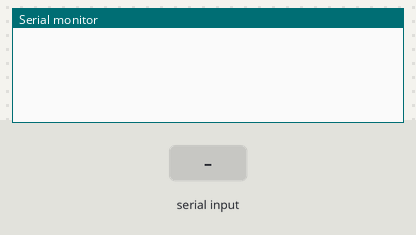
Bench run of a sketch on a simulated Arduino Uno, built with avr-gcc and run on an emulated ATmega328P. On the bench: the last lines printed to the serial monitor. The inputs (shaded band) are chosen by the test bench.

Above: at 1.2 s.
1.3 s: "init\n" received over Serial
At 2.5 s:
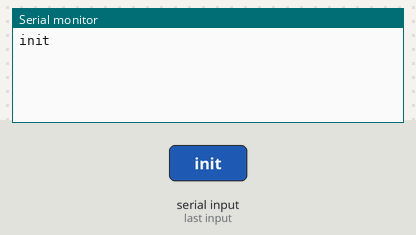
2.8 s: "send\n" received over Serial
At 3.7 s:
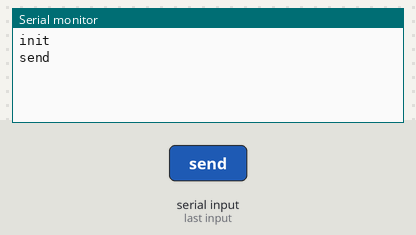
4.3 s: "data\n" received over Serial
At 4.8 s:
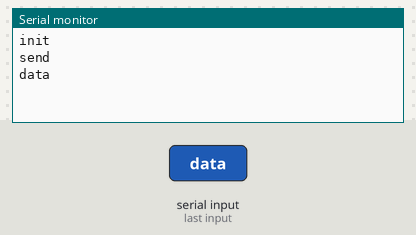
5.8 s: "reboot\n" received over Serial
At 7.0 s:
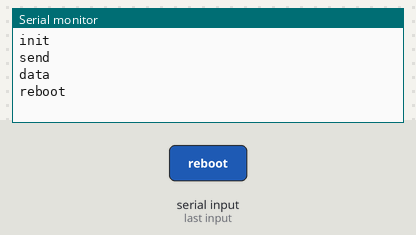
7.3 s: "1\n" received over Serial
At 8.3 s:
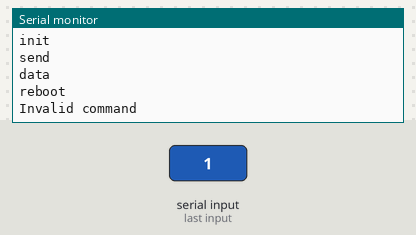

Measured:
- after the input at 1.3 s, the serial monitor: prints a new line at once (image 1)
- after the input at 2.8 s, the serial monitor: prints a new line at once (image 2)
- after the input at 4.3 s, the serial monitor: prints a new line at once (image 3)
- after the input at 5.8 s, the serial monitor: prints a new line at once (image 4)
- after the input at 7.3 s, the serial monitor: prints a new line at once (image 5)

The sketch:

comandos.ino
```cpp
String command;

void setup() {
    Serial.begin(115200);
}

void loop() {
    if(Serial.available()){
        command = Serial.readStringUntil('\n');

        if(command.equals("init")){
          Serial.println("init");
        }
        else if(command.equals("send")){
          Serial.println("send");
        }
        else if(command.equals("data")){
          Serial.println("data");
        }
        else if(command.equals("reboot")){
          Serial.println("reboot");
        }
        else{
          Serial.println("Invalid command");
        }
    }
}
```
